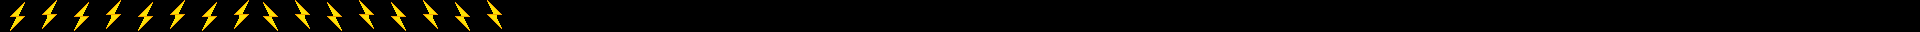

A 2D game scene composited from a Tiled map and its tileset images. What follows is a short description and the map's XML, with every tile layer's data as written:
An orthogonal 60x1 tile map with 32x32 px tiles, 1 tile layer (Tile Layer 1).

<map version="1.0" tiledversion="1.0.3" orientation="orthogonal" renderorder="right-down" width="60" height="1" tilewidth="32" tileheight="32" nextobjectid="1">
 <tileset firstgid="1" source="lightning.tsx" />
 <layer name="Tile Layer 1" width="60" height="1">
  <data encoding="csv">
1,2,3,4,1,2,3,4,5,6,7,8,5,6,7,8,0,0,0,0,0,0,0,0,0,0,0,0,0,0,0,0,0,0,0,0,0,0,0,0,0,0,0,0,0,0,0,0,0,0,0,0,0,0,0,0,0,0,0,0
</data>
 </layer>
</map>
